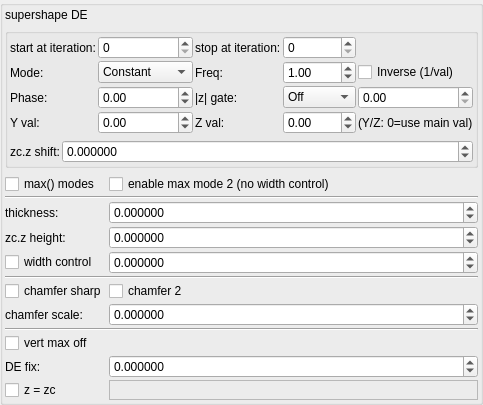
    <widget class="QGroupBox" name="groupBox_3">
     <property name="title">
      <string/>
     </property>
     <layout class="QVBoxLayout" name="verticalLayout_5">
      <property name="leftMargin">
       <number>2</number>
      </property>
      <property name="topMargin">
       <number>2</number>
      </property>
      <property name="rightMargin">
       <number>2</number>
      </property>
      <property name="bottomMargin">
       <number>2</number>
      </property>
      <item>
       <widget class="QLabel" name="label_146">
        <property name="text">
         <string>supershape DE</string>
        </property>
       </widget>
      </item>
      <item>
       <widget class="QGroupBox" name="groupBox_4">
        <property name="title">
         <string/>
        </property>
        <layout class="QVBoxLayout" name="verticalLayout_6">
         <property name="leftMargin">
          <number>2</number>
         </property>
         <property name="topMargin">
          <number>2</number>
         </property>
         <property name="rightMargin">
          <number>2</number>
         </property>
         <property name="bottomMargin">
          <number>2</number>
         </property>
         <item>
          <layout class="QGridLayout" name="gridLayout_25" columnstretch="0,0,0,0">
           <property name="spacing">
            <number>2</number>
           </property>
           <item row="0" column="1">
            <widget class="MySpinBox" name="spinboxInt_transf_start_iterations_D">
             <property name="sizePolicy">
              <sizepolicy hsizetype="Minimum" vsizetype="Maximum">
               <horstretch>0</horstretch>
               <verstretch>0</verstretch>
              </sizepolicy>
             </property>
             <property name="maximum">
              <number>999</number>
             </property>
            </widget>
           </item>
           <item row="0" column="2">
            <widget class="QLabel" name="label_279">
             <property name="text">
              <string>stop at iteration:</string>
             </property>
            </widget>
           </item>
           <item row="0" column="0">
            <widget class="QLabel" name="label_280">
             <property name="text">
              <string>start at iteration:</string>
             </property>
            </widget>
           </item>
           <item row="0" column="3">
            <widget class="MySpinBox" name="spinboxInt_transf_stop_iterations_D">
             <property name="sizePolicy">
              <sizepolicy hsizetype="Minimum" vsizetype="Maximum">
               <horstretch>0</horstretch>
               <verstretch>0</verstretch>
              </sizepolicy>
             </property>
             <property name="maximum">
              <number>999</number>
             </property>
            </widget>
           </item>
      <item row="1" column="0">
       <widget class="QLabel"><property name="text"><string>Mode:</string></property></widget>
      </item>
      <item row="1" column="1">
       <widget class="MyComboBox" name="comboBox_transf_multiplier_value_mode_3">
        <item><property name="text"><string notr="true">Constant</string></property></item>
        <item><property name="text"><string notr="true">Sine</string></property></item>
        <item><property name="text"><string notr="true">Ramp</string></property></item>
        <item><property name="text"><string notr="true">Exponential</string></property></item>
        <item><property name="text"><string notr="true">Triangle</string></property></item>
        <item><property name="text"><string notr="true">Square</string></property></item>
        <item><property name="text"><string notr="true">Smoothstep</string></property></item>
       </widget>
      </item>
      <item row="1" column="2">
       <widget class="QLabel"><property name="text"><string>Freq:</string></property></widget>
      </item>
      <item row="1" column="3">
       <widget class="MyDoubleSpinBox" name="spinbox_transf_multiplier_frequency_3">
        <property name="minimum"><double>0.01</double></property><property name="maximum"><double>100.0</double></property>
        <property name="singleStep"><double>0.1</double></property><property name="value"><double>1.0</double></property>
       </widget>
      </item>
      <item row="1" column="4" colspan="2">
       <widget class="MyCheckBox" name="checkBox_transf_multiplier_inverse_3">
        <property name="text"><string>Inverse (1/val)</string></property>
       </widget>
      </item>
      <item row="2" column="0">
       <widget class="QLabel"><property name="text"><string>Phase:</string></property></widget>
      </item>
      <item row="2" column="1">
       <widget class="MyDoubleSpinBox" name="spinbox_transf_multiplier_phase_3">
        <property name="minimum"><double>-10.0</double></property><property name="maximum"><double>10.0</double></property>
        <property name="singleStep"><double>0.1</double></property><property name="value"><double>0.0</double></property>
       </widget>
      </item>
      <item row="2" column="2">
       <widget class="QLabel"><property name="text"><string>|z| gate:</string></property></widget>
      </item>
      <item row="2" column="3">
       <widget class="MyComboBox" name="comboBox_transf_multiplier_threshold_mode_3">
        <item><property name="text"><string notr="true">Off</string></property></item>
        <item><property name="text"><string notr="true">&gt; thresh</string></property></item>
        <item><property name="text"><string notr="true">&lt; thresh</string></property></item>
       </widget>
      </item>
      <item row="2" column="4" colspan="2">
       <widget class="MyDoubleSpinBox" name="spinbox_transf_multiplier_threshold_3">
        <property name="minimum"><double>0.0</double></property><property name="maximum"><double>1000.0</double></property>
        <property name="singleStep"><double>0.1</double></property><property name="value"><double>0.0</double></property>
       </widget>
      </item>
      <item row="3" column="0">
       <widget class="QLabel"><property name="text"><string>Y val:</string></property></widget>
      </item>
      <item row="3" column="1">
       <widget class="MyDoubleSpinBox" name="spinbox_transf_multiplier_scale_y_3">
        <property name="minimum"><double>-100.0</double></property><property name="maximum"><double>100.0</double></property>
        <property name="singleStep"><double>0.01</double></property><property name="value"><double>0.0</double></property>
       </widget>
      </item>
      <item row="3" column="2">
       <widget class="QLabel"><property name="text"><string>Z val:</string></property></widget>
      </item>
      <item row="3" column="3">
       <widget class="MyDoubleSpinBox" name="spinbox_transf_multiplier_scale_z_3">
        <property name="minimum"><double>-100.0</double></property><property name="maximum"><double>100.0</double></property>
        <property name="singleStep"><double>0.01</double></property><property name="value"><double>0.0</double></property>
       </widget>
      </item>
      <item row="3" column="4" colspan="2">
       <widget class="QLabel"><property name="text"><string notr="true">(Y/Z: 0=use main val)</string></property></widget>
      </item>
          </layout>
         </item>
         <item>
          <layout class="QGridLayout" name="gridLayout_12" columnstretch="0,1">
           <property name="spacing">
            <number>2</number>
           </property>
           <item row="0" column="0">
            <widget class="QLabel" name="label_181">
             <property name="text">
              <string>zc.z shift:</string>
             </property>
            </widget>
           </item>
           <item row="0" column="1">
            <widget class="MyDoubleSpinBox" name="spinbox_transf_offsetD_0">
             <property name="sizePolicy">
              <sizepolicy hsizetype="Minimum" vsizetype="Maximum">
               <horstretch>0</horstretch>
               <verstretch>0</verstretch>
              </sizepolicy>
             </property>
             <property name="prefix">
              <string/>
             </property>
             <property name="suffix">
              <string/>
             </property>
             <property name="decimals">
              <number>6</number>
             </property>
             <property name="minimum">
              <double>-99.989999999999995</double>
             </property>
             <property name="maximum">
              <double>99.989999999999995</double>
             </property>
             <property name="singleStep">
              <double>0.100000000000000</double>
             </property>
            </widget>
           </item>
          </layout>
         </item>
        </layout>
       </widget>
      </item>
      <item>
       <layout class="QGridLayout" name="gridLayout_32" columnstretch="0,1">
        <property name="spacing">
         <number>2</number>
        </property>
        <item row="0" column="0">
         <widget class="MyCheckBox" name="checkBox_transf_function_enabledI_false">
          <property name="text">
           <string>max() modes</string>
          </property>
         </widget>
        </item>
        <item row="11" column="0">
         <widget class="MyCheckBox" name="checkBox_transf_function_enabledZc_false">
          <property name="text">
           <string>z = zc</string>
          </property>
         </widget>
        </item>
        <item row="3" column="0">
         <widget class="QLabel" name="label_180">
          <property name="text">
           <string>zc.z height:</string>
          </property>
         </widget>
        </item>
        <item row="3" column="1">
         <widget class="MyDoubleSpinBox" name="spinbox_transf_offsetF_0">
          <property name="sizePolicy">
           <sizepolicy hsizetype="Minimum" vsizetype="Maximum">
            <horstretch>0</horstretch>
            <verstretch>0</verstretch>
           </sizepolicy>
          </property>
          <property name="prefix">
           <string/>
          </property>
          <property name="suffix">
           <string/>
          </property>
          <property name="decimals">
           <number>6</number>
          </property>
          <property name="minimum">
           <double>-99.989999999999995</double>
          </property>
          <property name="maximum">
           <double>99.989999999999995</double>
          </property>
          <property name="singleStep">
           <double>0.010000000000000</double>
          </property>
         </widget>
        </item>
        <item row="2" column="1">
         <widget class="MyDoubleSpinBox" name="spinbox_transf_offset_p05">
          <property name="sizePolicy">
           <sizepolicy hsizetype="Minimum" vsizetype="Maximum">
            <horstretch>0</horstretch>
            <verstretch>0</verstretch>
           </sizepolicy>
          </property>
          <property name="prefix">
           <string/>
          </property>
          <property name="suffix">
           <string/>
          </property>
          <property name="decimals">
           <number>6</number>
          </property>
          <property name="minimum">
           <double>-99.989999999999995</double>
          </property>
          <property name="maximum">
           <double>99.989999999999995</double>
          </property>
          <property name="singleStep">
           <double>0.010000000000000</double>
          </property>
         </widget>
        </item>
        <item row="4" column="0">
         <widget class="MyCheckBox" name="checkBox_transf_function_enabled_false">
          <property name="text">
           <string>width control</string>
          </property>
         </widget>
        </item>
        <item row="5" column="0" colspan="2">
         <widget class="Line" name="line">
          <property name="orientation">
           <enum>Qt::Horizontal</enum>
          </property>
         </widget>
        </item>
        <item row="10" column="1">
         <widget class="MyDoubleSpinBox" name="spinbox_transf_offset_1">
          <property name="sizePolicy">
           <sizepolicy hsizetype="Minimum" vsizetype="Maximum">
            <horstretch>0</horstretch>
            <verstretch>0</verstretch>
           </sizepolicy>
          </property>
          <property name="prefix">
           <string/>
          </property>
          <property name="suffix">
           <string/>
          </property>
          <property name="decimals">
           <number>6</number>
          </property>
          <property name="minimum">
           <double>-99.989999999999995</double>
          </property>
          <property name="maximum">
           <double>99.989999999999995</double>
          </property>
          <property name="singleStep">
           <double>0.100000000000000</double>
          </property>
         </widget>
        </item>
        <item row="10" column="0">
         <widget class="QLabel" name="label_178">
          <property name="text">
           <string>DE fix:</string>
          </property>
         </widget>
        </item>
        <item row="0" column="1">
         <widget class="MyCheckBox" name="checkBox_transf_function_enabledN_false">
          <property name="text">
           <string>enable max mode 2 (no width control)</string>
          </property>
         </widget>
        </item>
        <item row="4" column="1">
         <widget class="MyDoubleSpinBox" name="spinbox_transf_offsetA_p01">
          <property name="sizePolicy">
           <sizepolicy hsizetype="Minimum" vsizetype="Maximum">
            <horstretch>0</horstretch>
            <verstretch>0</verstretch>
           </sizepolicy>
          </property>
          <property name="prefix">
           <string/>
          </property>
          <property name="suffix">
           <string/>
          </property>
          <property name="decimals">
           <number>6</number>
          </property>
          <property name="minimum">
           <double>-99.989999999999995</double>
          </property>
          <property name="maximum">
           <double>99.989999999999995</double>
          </property>
          <property name="singleStep">
           <double>0.010000000000000</double>
          </property>
         </widget>
        </item>
        <item row="6" column="0">
         <widget class="MyCheckBox" name="checkBox_transf_function_enabledK_false">
          <property name="text">
           <string>chamfer sharp</string>
          </property>
         </widget>
        </item>
        <item row="2" column="0">
         <widget class="QLabel" name="label_179">
          <property name="text">
           <string>thickness:</string>
          </property>
         </widget>
        </item>
        <item row="8" column="0" colspan="2">
         <widget class="Line" name="line_2">
          <property name="orientation">
           <enum>Qt::Horizontal</enum>
          </property>
         </widget>
        </item>
        <item row="6" column="1">
         <widget class="MyCheckBox" name="checkBox_transf_function_enabledJ_false">
          <property name="text">
           <string>chamfer 2</string>
          </property>
         </widget>
        </item>
        <item row="9" column="0">
         <widget class="MyCheckBox" name="checkBox_transf_function_enabledM_false">
          <property name="text">
           <string>vert max off</string>
          </property>
         </widget>
        </item>
        <item row="7" column="0">
         <widget class="QLabel" name="label_184">
          <property name="text">
           <string>chamfer scale:</string>
          </property>
         </widget>
        </item>
        <item row="7" column="1">
         <widget class="MyDoubleSpinBox" name="spinbox_transf_scaleD_1">
          <property name="sizePolicy">
           <sizepolicy hsizetype="Minimum" vsizetype="Maximum">
            <horstretch>0</horstretch>
            <verstretch>0</verstretch>
           </sizepolicy>
          </property>
          <property name="prefix">
           <string/>
          </property>
          <property name="suffix">
           <string/>
          </property>
          <property name="decimals">
           <number>6</number>
          </property>
          <property name="minimum">
           <double>-99.989999999999995</double>
          </property>
          <property name="maximum">
           <double>99.989999999999995</double>
          </property>
          <property name="singleStep">
           <double>0.100000000000000</double>
          </property>
         </widget>
        </item>
        <item row="1" column="0" colspan="2">
         <widget class="Line" name="line_3">
          <property name="orientation">
           <enum>Qt::Horizontal</enum>
          </property>
         </widget>
        </item>
        <item row="11" column="1">
         <widget class="QFrame" name="frame">
          <property name="frameShape">
           <enum>QFrame::StyledPanel</enum>
          </property>
          <property name="frameShadow">
           <enum>QFrame::Raised</enum>
          </property>
         </widget>
        </item>
       </layout>
      </item>
     </layout>
    </widget>
